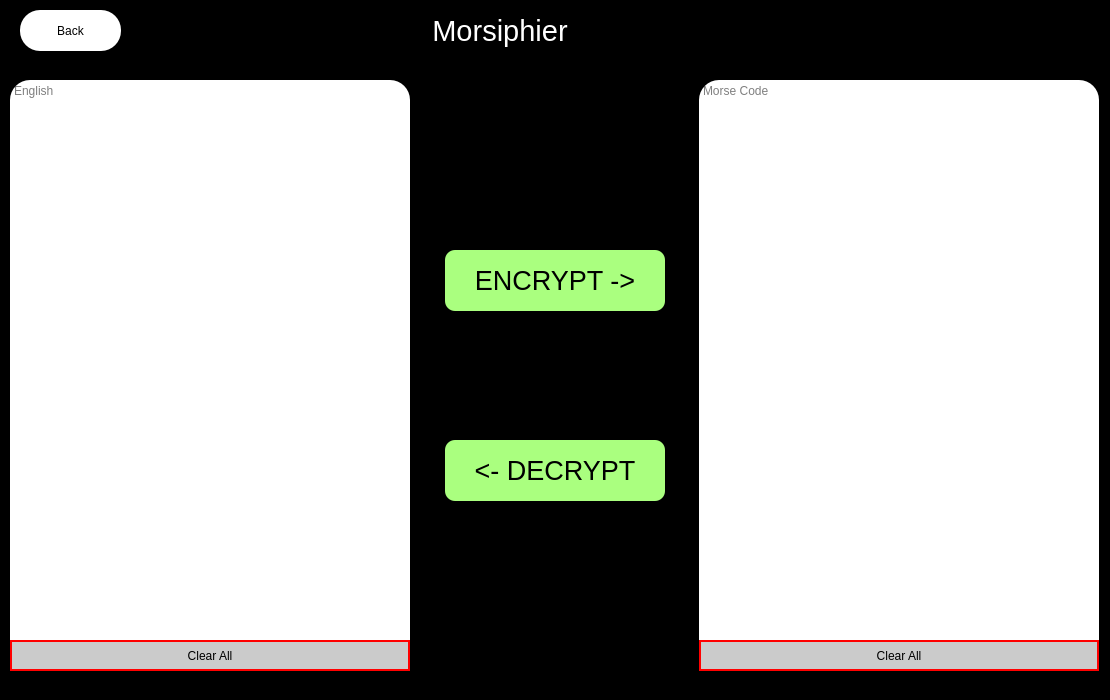
<?xml version="1.0" encoding="UTF-8"?>
<ui version="4.0">
 <class>Dialog</class>
 <widget class="QDialog" name="Dialog">
  <property name="geometry">
   <rect>
    <x>0</x>
    <y>0</y>
    <width>1110</width>
    <height>700</height>
   </rect>
  </property>
  <property name="windowTitle">
   <string>Dialog</string>
  </property>
  <property name="styleSheet">
   <string notr="true">background-color: rgb(0, 0, 0);</string>
  </property>
  <widget class="QLabel" name="label">
   <property name="geometry">
    <rect>
     <x>0</x>
     <y>0</y>
     <width>1000</width>
     <height>61</height>
    </rect>
   </property>
   <property name="font">
    <font>
     <family>MS Shell Dlg 2</family>
     <pointsize>22</pointsize>
     <weight>9</weight>
     <italic>false</italic>
     <bold>false</bold>
    </font>
   </property>
   <property name="styleSheet">
    <string notr="true">background-color: rgb(0, 0, 0);
font: 75 22pt &quot;MS Shell Dlg 2&quot;;
padding: 10 px;
color: rgb(255, 255, 255);</string>
   </property>
   <property name="text">
    <string>Morsiphier</string>
   </property>
   <property name="alignment">
    <set>Qt::AlignCenter</set>
   </property>
  </widget>
  <widget class="QPushButton" name="back_button">
   <property name="geometry">
    <rect>
     <x>20</x>
     <y>10</y>
     <width>101</width>
     <height>41</height>
    </rect>
   </property>
   <property name="styleSheet">
    <string notr="true">QPushButton:hover {
    background-color: lightgreen;
	color: white;
}
QPushButton{
font: 75 15pt &quot;MS Shell Dlg 2&quot;;
color: rgb(0, 0, 0);
background-color: rgb(255, 255, 255);
border-radius:20px;
}
</string>
   </property>
   <property name="text">
    <string>Back</string>
   </property>
  </widget>
  <widget class="QTextEdit" name="encrypt_data">
   <property name="geometry">
    <rect>
     <x>10</x>
     <y>80</y>
     <width>400</width>
     <height>591</height>
    </rect>
   </property>
   <property name="styleSheet">
    <string notr="true">background-color: rgb(255, 255, 255);
font: 16pt &quot;MS Shell Dlg 2&quot;;
border:5px;
border-radius:20px;</string>
   </property>
   <property name="inputMethodHints">
    <set>Qt::ImhMultiLine</set>
   </property>
   <property name="placeholderText">
    <string>English</string>
   </property>
  </widget>
  <widget class="QPushButton" name="encrypt_btn">
   <property name="geometry">
    <rect>
     <x>445</x>
     <y>250</y>
     <width>220</width>
     <height>61</height>
    </rect>
   </property>
   <property name="font">
    <font>
     <family>MS Shell Dlg 2</family>
     <pointsize>20</pointsize>
     <weight>50</weight>
     <italic>false</italic>
     <bold>false</bold>
    </font>
   </property>
   <property name="styleSheet">
    <string notr="true">QPushButton:hover {
    background-color: orange;
	color: white;
}

QPushButton{
background-color: rgb(170, 255, 127);
border-radius:10px;
color:black solid;
}

</string>
   </property>
   <property name="text">
    <string>ENCRYPT -&gt;</string>
   </property>
   <property name="default">
    <bool>true</bool>
   </property>
  </widget>
  <widget class="QPushButton" name="decrypt_btn">
   <property name="geometry">
    <rect>
     <x>445</x>
     <y>440</y>
     <width>220</width>
     <height>61</height>
    </rect>
   </property>
   <property name="font">
    <font>
     <family>MS Shell Dlg 2</family>
     <pointsize>20</pointsize>
     <weight>50</weight>
     <italic>false</italic>
     <bold>false</bold>
    </font>
   </property>
   <property name="styleSheet">
    <string notr="true">QPushButton:hover {
    background-color: orange;
	color: white;
}

QPushButton{
background-color: rgb(170, 255, 127);
border-radius:10px;
color:black solid;
}

</string>
   </property>
   <property name="text">
    <string>&lt;- DECRYPT</string>
   </property>
   <property name="default">
    <bool>true</bool>
   </property>
  </widget>
  <widget class="QTextEdit" name="decrypt_data">
   <property name="geometry">
    <rect>
     <x>699</x>
     <y>80</y>
     <width>400</width>
     <height>591</height>
    </rect>
   </property>
   <property name="styleSheet">
    <string notr="true">background-color: rgb(255, 255, 255);
font: 16pt &quot;MS Shell Dlg 2&quot;;
border:5px;
border-radius:20px;</string>
   </property>
   <property name="placeholderText">
    <string>Morse Code</string>
   </property>
  </widget>
  <widget class="QPushButton" name="clear_all_encrypt">
   <property name="geometry">
    <rect>
     <x>10</x>
     <y>640</y>
     <width>400</width>
     <height>31</height>
    </rect>
   </property>
   <property name="styleSheet">
    <string notr="true">QPushButton:hover {
    background-color: black;
	color: red;
}
QPushButton{
background-color: rgb(203, 203, 203);
color:black;
font: 75 12pt &quot;MS Shell Dlg 2&quot;;
border:2px solid red ;
border-radius:20px;
}
</string>
   </property>
   <property name="text">
    <string>Clear All</string>
   </property>
  </widget>
  <widget class="QPushButton" name="clear_all_decrypt">
   <property name="geometry">
    <rect>
     <x>699</x>
     <y>640</y>
     <width>400</width>
     <height>31</height>
    </rect>
   </property>
   <property name="styleSheet">
    <string notr="true">QPushButton:hover {
    background-color: black;
	color: red;
}
QPushButton{
background-color: rgb(203, 203, 203);
color:black;
font: 75 12pt &quot;MS Shell Dlg 2&quot;;
border:2px solid red ;
border-radius:20px;
}
</string>
   </property>
   <property name="text">
    <string>Clear All</string>
   </property>
  </widget>
 </widget>
 <resources/>
 <connections/>
</ui>
